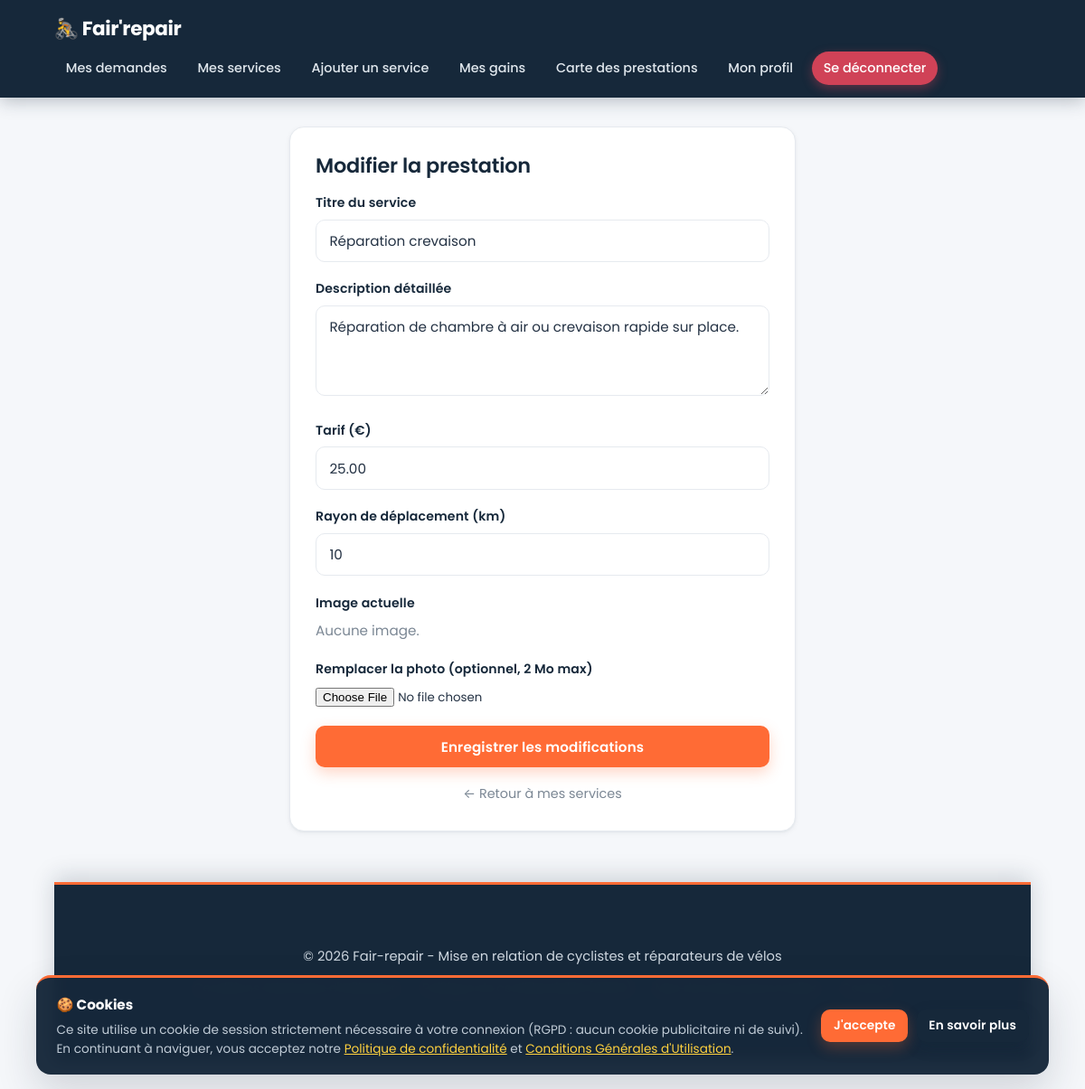
The page /modifier_service.php?id=1 (signed in) on the database its author committed.
### tables this page shows
CREATE TABLE `services` (
  `id` int unsigned NOT NULL AUTO_INCREMENT,
  `user_id` int unsigned NOT NULL,
  `titre` varchar(150) NOT NULL,
  `description` text NOT NULL,
  `tarif` decimal(10,2) NOT NULL,
  `rayon` int unsigned NOT NULL DEFAULT '10',
  `image` varchar(255) DEFAULT NULL,
  `created_at` timestamp NULL DEFAULT CURRENT_TIMESTAMP,
  `updated_at` timestamp NULL DEFAULT CURRENT_TIMESTAMP ON UPDATE CURRENT_TIMESTAMP,
  PRIMARY KEY (`id`),
  KEY `idx_user` (`user_id`),
  CONSTRAINT `fk_services_user` FOREIGN KEY (`user_id`) REFERENCES `users` (`id`) ON DELETE CASCADE
);

### modifier_service.php (the view, shortened to what this page needs)
<?php
require_once 'db.php';
$reparateur_id = (int) $_SESSION['user_id'];
$service_id = intval($_GET['id'] ?? $_POST['id'] ?? 0);
$stmt = $pdo->prepare("SELECT * FROM services WHERE id = ? AND user_id = ?");
$stmt->execute([$service_id, $reparateur_id]);
$service = $stmt->fetch();
require_once 'header.php';
?>
<div class="card" style="max-width: 560px; margin: 2rem auto;">
    <h1 style="font-size: 1.4rem; margin-bottom: 1rem;">Modifier la prestation</h1>
    <form method="POST" enctype="multipart/form-data">
        <div class="field">
            <label for="titre">Titre du service</label>
            <input type="text" id="titre" name="titre" value="<?= htmlspecialchars($service['titre']) ?>" required>
        </div>
        <div class="field">
            <label for="description">Description détaillée</label>
            <textarea id="description" name="description" required><?= htmlspecialchars($service['description']) ?></textarea>
        </div>
        <div class="field">
            <label for="tarif">Tarif (€)</label>
            <input type="number" step="0.01" min="0" id="tarif" name="tarif" value="<?= htmlspecialchars($service['tarif']) ?>" required>
        </div>
        <div class="field">
            <label for="rayon">Rayon de déplacement (km)</label>
            <input type="number" id="rayon" name="rayon" value="<?= (int) $service['rayon'] ?>" min="1" required>
        </div>
        <div class="field">
            <label>Image actuelle</label>
            <?php if (!empty($service['image'])): ?>
                <img class="thumb thumb-lg" src="uploads/<?= htmlspecialchars(basename($service['image'])) ?>" alt="Image actuelle">
                <label style="margin-top: 0.5rem; font-weight: normal;">
                    <input type="checkbox" name="supprimer_image" value="1"> Supprimer l'image actuelle
                </label>
            <?php else: ?>
                <p class="muted">Aucune image.</p>
            <?php endif; ?>
        </div>
        <div class="field">
            <label for="image">Remplacer la photo (optionnel, 2 Mo max)</label>
            <input type="file" id="image" name="image" accept="image/jpeg,image/png,image/gif,image/webp">
        </div>
        <button type="submit" class="btn btn-block">Enregistrer les modifications</button>
    </form>
    <p style="margin-top: 1rem; text-align: center;">
        <a href="mes_services.php" class="muted">← Retour à mes services</a>
    </p>
</div>
<?php require_once 'footer.php'; ?>

### style.css (style rules this page uses)
:root { --primary: #ff6b35; --primary-hover: #e8571f; --primary-soft: rgba(255, 107, 53, 0.12); --secondary: #16283a; --secondary-hover: #0e1c2b; --accent: #ffd23f; --bg-color: #f5f7fa; --card-bg: #ffffff; --text-color: #243244; --text-muted: #7b8794; --border-color: #e6eaef; --danger: #e0455a; --warning: #f5a524; --info: #2f9fd0; --success: #1f9d63; --gray: #8a94a0; --radius: 16px; --radius-sm: 10px; --shadow-sm: 0 1px 2px rgba(22, 40, 58, .05), 0 2px 6px rgba(22, 40, 58, .05); --shadow-md: 0 8px 22px rgba(22, 40, 58, .09); --shadow-lg: 0 20px 45px rgba(22, 40, 58, .16); --transition: .2s cubic-bezier(.4, 0, .2, 1); }
* { box-sizing: border-box; margin: 0; padding: 0; font-family: 'Poppins', 'Segoe UI', system-ui, -apple-system, sans-serif; }
html { scroll-behavior: smooth; }
body { background-color: var(--bg-color); color: var(--text-color); line-height: 1.65; -webkit-font-smoothing: antialiased; text-rendering: optimizeLegibility; }
h1, h2, h3, h4 { color: var(--secondary); font-weight: 600; line-height: 1.25; letter-spacing: -.01em; }
a { color: var(--info); text-decoration: none; transition: color var(--transition); }
.card, .welcome-card { position: relative; background: var(--card-bg); padding: 1.75rem; border-radius: var(--radius); border: 1px solid var(--border-color); box-shadow: var(--shadow-sm); margin-bottom: 1.5rem; overflow: hidden; transition: transform var(--transition), box-shadow var(--transition), border-color var(--transition); }
.card p { font-size: .95rem; }
.btn { display: inline-block; padding: .72rem 1.35rem; background-color: var(--primary); color: #fff; border: none; border-radius: var(--radius-sm); font-weight: 600; font-size: .95rem; letter-spacing: .01em; cursor: pointer; text-align: center; text-decoration: none; box-shadow: 0 6px 16px rgba(255, 107, 53, .28); transition: background var(--transition), transform var(--transition), box-shadow var(--transition); }
.btn-block { width: 100%; }
.field { margin-bottom: 1.15rem; }
label { display: block; margin-bottom: .4rem; font-weight: 600; font-size: .88rem; color: var(--secondary); letter-spacing: .01em; }
input[type="text"], input[type="email"], input[type="password"], input[type="number"], input[type="date"], input[type="time"], select, textarea { width: 100%; padding: .7rem .9rem; border: 1.5px solid var(--border-color); border-radius: var(--radius-sm); font-size: .95rem; background-color: #fff; color: var(--text-color); transition: border-color var(--transition), box-shadow var(--transition); }
input::placeholder, textarea::placeholder { color: #a7b0ba; }
textarea { resize: vertical; min-height: 100px; }
.muted { color: var(--text-muted); font-size: .9rem; }

### rows shown on the page
services: titre "Réparation crevaison", description "Réparation de chambre à air ou crevaison rapide sur place.", tarif "25.00", rayon "10"
